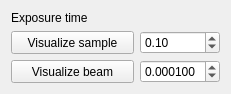
  <widget class="QWidget" name="gridLayoutWidget">
   <property name="geometry">
    <rect>
     <x>10</x>
     <y>480</y>
     <width>231</width>
     <height>91</height>
    </rect>
   </property>
   <layout class="QGridLayout" name="gridLayout">
    <item row="1" column="0">
     <widget class="QPushButton" name="pushButton_visualize_sample">
      <property name="maximumSize">
       <size>
        <width>130</width>
        <height>24</height>
       </size>
      </property>
      <property name="text">
       <string>Visualize sample</string>
      </property>
     </widget>
    </item>
    <item row="1" column="1">
     <widget class="QDoubleSpinBox" name="doubleSpinBox_exposure_sample">
      <property name="maximumSize">
       <size>
        <width>80</width>
        <height>24</height>
       </size>
      </property>
      <property name="singleStep">
       <double>0.100000000000000</double>
      </property>
      <property name="value">
       <double>0.100000000000000</double>
      </property>
     </widget>
    </item>
    <item row="2" column="1">
     <widget class="QDoubleSpinBox" name="doubleSpinBox_exposure_beam">
      <property name="maximumSize">
       <size>
        <width>80</width>
        <height>24</height>
       </size>
      </property>
      <property name="decimals">
       <number>6</number>
      </property>
      <property name="singleStep">
       <double>0.100000000000000</double>
      </property>
      <property name="value">
       <double>0.000100000000000</double>
      </property>
     </widget>
    </item>
    <item row="2" column="0">
     <widget class="QPushButton" name="pushButton_visualize_beam">
      <property name="maximumSize">
       <size>
        <width>130</width>
        <height>24</height>
       </size>
      </property>
      <property name="text">
       <string>Visualize beam</string>
      </property>
     </widget>
    </item>
    <item row="0" column="0">
     <widget class="QLabel" name="label">
      <property name="maximumSize">
       <size>
        <width>16777215</width>
        <height>20</height>
       </size>
      </property>
      <property name="text">
       <string>Exposure time</string>
      </property>
     </widget>
    </item>
   </layout>
  </widget>
